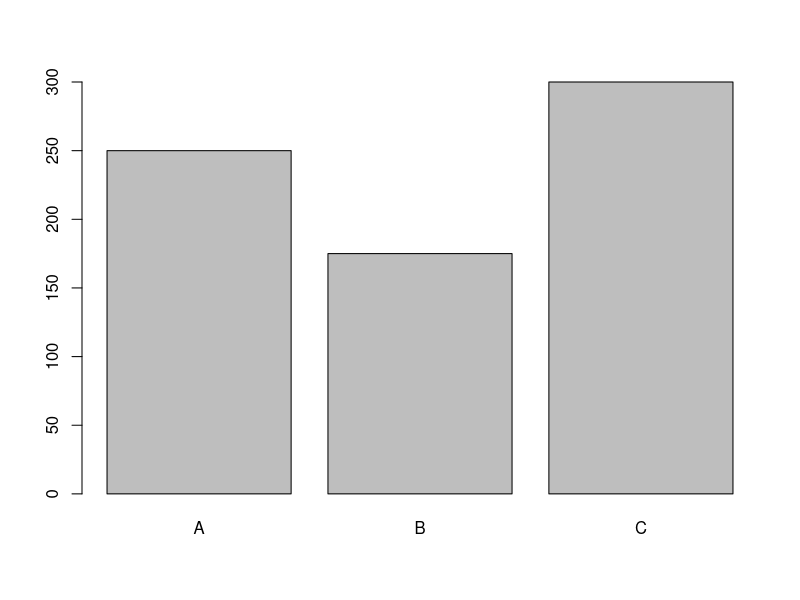
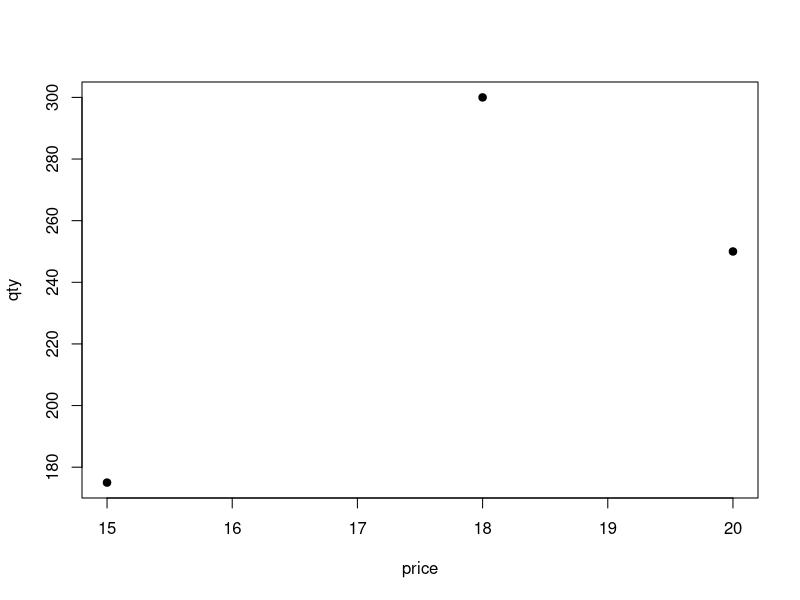
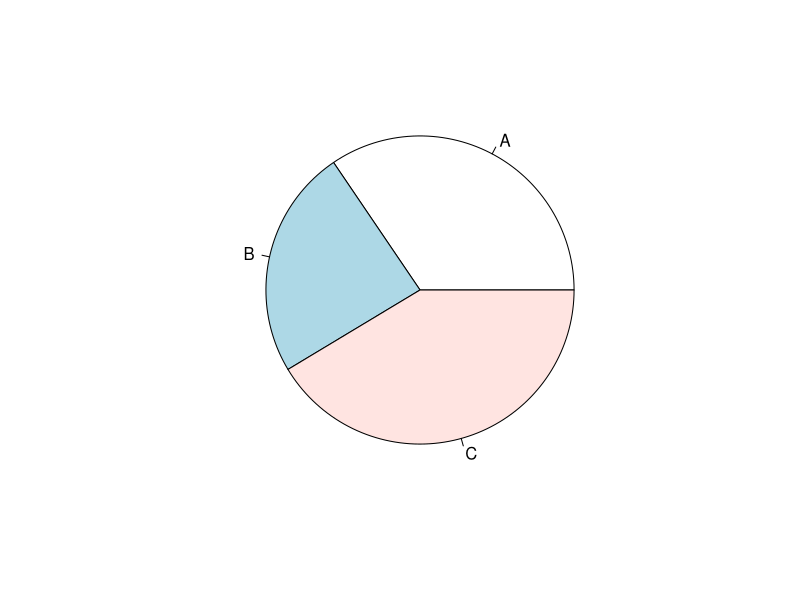

Here is the R script that generated these plots, in order:
product<-c("A","B","C")
qty<-c(250,175,300)
barplot(qty,names.arg=product)

price<-c(20,15,18)
plot(price,qty,pch=19)

pie(qty,labels=product)

data.frame(product,qty,price)
